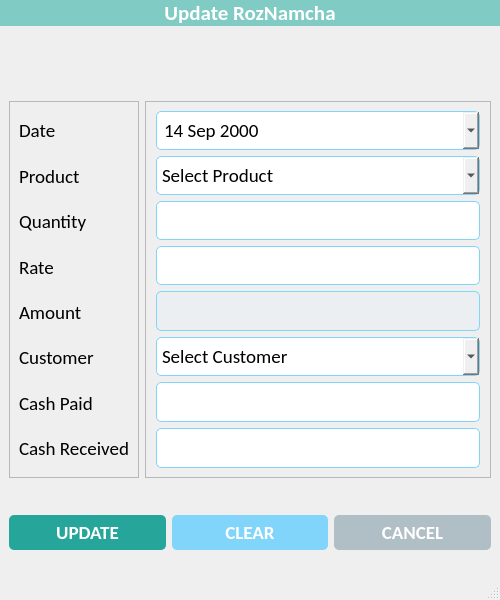
<?xml version="1.0" encoding="UTF-8"?>
<ui version="4.0">
 <class>UpdateRozNamchaWindow</class>
 <widget class="QMainWindow" name="UpdateRozNamchaWindow">
  <property name="geometry">
   <rect>
    <x>0</x>
    <y>0</y>
    <width>500</width>
    <height>600</height>
   </rect>
  </property>
  <property name="minimumSize">
   <size>
    <width>500</width>
    <height>600</height>
   </size>
  </property>
  <property name="maximumSize">
   <size>
    <width>500</width>
    <height>600</height>
   </size>
  </property>
  <property name="windowTitle">
   <string>Update Roz Namcha</string>
  </property>
  <property name="windowIcon">
   <iconset resource="resources.qrc">
    <normaloff>:/icons/assets/icons/logo.png</normaloff>:/icons/assets/icons/logo.png</iconset>
  </property>
  <property name="iconSize">
   <size>
    <width>32</width>
    <height>32</height>
   </size>
  </property>
  <widget class="QWidget" name="centralwidget">
   <property name="styleSheet">
    <string notr="true">#lbl_add_roz {
	background-color: #80cbc4;
	color: #fff;
}

#btn_update {
	background-color: #26a69a;
	border-radius: 5px;
	padding: 5px 0px;
	color: white;
}

#btn_clear {
	background-color: #81d4fa;
	border-radius: 5px;
	padding: 5px 0px;
	color: white;
}

#btn_cancel {
	background-color: #b0bec5;
	border-radius: 5px;
	padding: 5px 0px;
	color: white;
}

QLineEdit, QDateEdit, QComboBox {
	border-radius: 5px;
	padding: 5px 5px;
	border: 1px solid #81d4fa;
}

#txt_total_amount {
	background-color: #eceff1;
}</string>
   </property>
   <layout class="QVBoxLayout" name="verticalLayout_3">
    <property name="spacing">
     <number>0</number>
    </property>
    <property name="leftMargin">
     <number>0</number>
    </property>
    <property name="topMargin">
     <number>0</number>
    </property>
    <property name="rightMargin">
     <number>0</number>
    </property>
    <property name="bottomMargin">
     <number>0</number>
    </property>
    <item alignment="Qt::AlignTop">
     <widget class="QLabel" name="lbl_add_roz">
      <property name="font">
       <font>
        <family>Calibri</family>
        <pointsize>16</pointsize>
        <weight>75</weight>
        <bold>true</bold>
       </font>
      </property>
      <property name="text">
       <string>Update RozNamcha</string>
      </property>
      <property name="alignment">
       <set>Qt::AlignCenter</set>
      </property>
      <property name="margin">
       <number>10</number>
      </property>
     </widget>
    </item>
    <item>
     <widget class="QWidget" name="details_widget" native="true">
      <layout class="QHBoxLayout" name="horizontalLayout">
       <item>
        <widget class="QFrame" name="lbl_frame">
         <property name="frameShape">
          <enum>QFrame::StyledPanel</enum>
         </property>
         <property name="frameShadow">
          <enum>QFrame::Raised</enum>
         </property>
         <layout class="QVBoxLayout" name="verticalLayout">
          <item>
           <widget class="QLabel" name="lbl_date">
            <property name="font">
             <font>
              <family>Calibri</family>
              <pointsize>14</pointsize>
             </font>
            </property>
            <property name="text">
             <string>Date</string>
            </property>
           </widget>
          </item>
          <item>
           <widget class="QLabel" name="lbl_product">
            <property name="font">
             <font>
              <family>Calibri</family>
              <pointsize>14</pointsize>
             </font>
            </property>
            <property name="text">
             <string>Product</string>
            </property>
           </widget>
          </item>
          <item>
           <widget class="QLabel" name="lbl_quantity">
            <property name="font">
             <font>
              <family>Calibri</family>
              <pointsize>14</pointsize>
             </font>
            </property>
            <property name="text">
             <string>Quantity</string>
            </property>
           </widget>
          </item>
          <item>
           <widget class="QLabel" name="lbl_rate">
            <property name="font">
             <font>
              <family>Calibri</family>
              <pointsize>14</pointsize>
             </font>
            </property>
            <property name="text">
             <string>Rate</string>
            </property>
           </widget>
          </item>
          <item>
           <widget class="QLabel" name="lbl_amount">
            <property name="font">
             <font>
              <family>Calibri</family>
              <pointsize>14</pointsize>
             </font>
            </property>
            <property name="text">
             <string>Amount</string>
            </property>
           </widget>
          </item>
          <item>
           <widget class="QLabel" name="lbl_customer">
            <property name="font">
             <font>
              <family>Calibri</family>
              <pointsize>14</pointsize>
             </font>
            </property>
            <property name="text">
             <string>Customer</string>
            </property>
            <property name="alignment">
             <set>Qt::AlignLeading|Qt::AlignLeft|Qt::AlignVCenter</set>
            </property>
           </widget>
          </item>
          <item>
           <widget class="QLabel" name="lbl_cash_paid">
            <property name="font">
             <font>
              <family>Calibri</family>
              <pointsize>14</pointsize>
             </font>
            </property>
            <property name="text">
             <string>Cash Paid</string>
            </property>
           </widget>
          </item>
          <item>
           <widget class="QLabel" name="lbl_cash_received">
            <property name="font">
             <font>
              <family>Calibri</family>
              <pointsize>14</pointsize>
             </font>
            </property>
            <property name="text">
             <string>Cash Received</string>
            </property>
           </widget>
          </item>
         </layout>
        </widget>
       </item>
       <item>
        <widget class="QFrame" name="lbl_inputs">
         <property name="frameShape">
          <enum>QFrame::StyledPanel</enum>
         </property>
         <property name="frameShadow">
          <enum>QFrame::Raised</enum>
         </property>
         <layout class="QVBoxLayout" name="verticalLayout_2">
          <property name="leftMargin">
           <number>10</number>
          </property>
          <property name="rightMargin">
           <number>10</number>
          </property>
          <item>
           <widget class="QDateEdit" name="txt_date">
            <property name="minimumSize">
             <size>
              <width>0</width>
              <height>0</height>
             </size>
            </property>
            <property name="maximumSize">
             <size>
              <width>1000</width>
              <height>40</height>
             </size>
            </property>
            <property name="font">
             <font>
              <family>Calibri</family>
              <pointsize>14</pointsize>
             </font>
            </property>
            <property name="minimumDate">
             <date>
              <year>2000</year>
              <month>9</month>
              <day>14</day>
             </date>
            </property>
            <property name="currentSection">
             <enum>QDateTimeEdit::DaySection</enum>
            </property>
            <property name="calendarPopup">
             <bool>true</bool>
            </property>
            <property name="timeSpec">
             <enum>Qt::LocalTime</enum>
            </property>
           </widget>
          </item>
          <item>
           <widget class="QComboBox" name="select_product">
            <property name="minimumSize">
             <size>
              <width>0</width>
              <height>0</height>
             </size>
            </property>
            <property name="maximumSize">
             <size>
              <width>1000</width>
              <height>40</height>
             </size>
            </property>
            <property name="font">
             <font>
              <family>Calibri</family>
              <pointsize>14</pointsize>
             </font>
            </property>
            <item>
             <property name="text">
              <string>Select Product</string>
             </property>
            </item>
           </widget>
          </item>
          <item>
           <widget class="QLineEdit" name="txt_quantity">
            <property name="minimumSize">
             <size>
              <width>0</width>
              <height>0</height>
             </size>
            </property>
            <property name="maximumSize">
             <size>
              <width>1000</width>
              <height>40</height>
             </size>
            </property>
            <property name="font">
             <font>
              <family>Calibri</family>
              <pointsize>14</pointsize>
             </font>
            </property>
            <property name="alignment">
             <set>Qt::AlignRight|Qt::AlignTrailing|Qt::AlignVCenter</set>
            </property>
           </widget>
          </item>
          <item>
           <widget class="QLineEdit" name="txt_rate">
            <property name="minimumSize">
             <size>
              <width>0</width>
              <height>0</height>
             </size>
            </property>
            <property name="maximumSize">
             <size>
              <width>1000</width>
              <height>40</height>
             </size>
            </property>
            <property name="font">
             <font>
              <family>Calibri</family>
              <pointsize>14</pointsize>
             </font>
            </property>
            <property name="alignment">
             <set>Qt::AlignRight|Qt::AlignTrailing|Qt::AlignVCenter</set>
            </property>
           </widget>
          </item>
          <item>
           <widget class="QLineEdit" name="txt_total_amount">
            <property name="minimumSize">
             <size>
              <width>0</width>
              <height>40</height>
             </size>
            </property>
            <property name="alignment">
             <set>Qt::AlignRight|Qt::AlignTrailing|Qt::AlignVCenter</set>
            </property>
           </widget>
          </item>
          <item>
           <widget class="QComboBox" name="select_customer">
            <property name="minimumSize">
             <size>
              <width>0</width>
              <height>0</height>
             </size>
            </property>
            <property name="maximumSize">
             <size>
              <width>1000</width>
              <height>40</height>
             </size>
            </property>
            <property name="font">
             <font>
              <family>Calibri</family>
              <pointsize>14</pointsize>
             </font>
            </property>
            <item>
             <property name="text">
              <string>Select Customer</string>
             </property>
            </item>
           </widget>
          </item>
          <item>
           <widget class="QLineEdit" name="txt_cash_paid">
            <property name="minimumSize">
             <size>
              <width>0</width>
              <height>40</height>
             </size>
            </property>
            <property name="alignment">
             <set>Qt::AlignRight|Qt::AlignTrailing|Qt::AlignVCenter</set>
            </property>
           </widget>
          </item>
          <item>
           <widget class="QLineEdit" name="txt_cash_received">
            <property name="minimumSize">
             <size>
              <width>0</width>
              <height>40</height>
             </size>
            </property>
            <property name="alignment">
             <set>Qt::AlignRight|Qt::AlignTrailing|Qt::AlignVCenter</set>
            </property>
           </widget>
          </item>
         </layout>
        </widget>
       </item>
      </layout>
     </widget>
    </item>
    <item>
     <widget class="QWidget" name="bottom_widget" native="true">
      <layout class="QHBoxLayout" name="horizontalLayout_2">
       <item>
        <widget class="QPushButton" name="btn_update">
         <property name="font">
          <font>
           <family>Calibri</family>
           <pointsize>14</pointsize>
           <weight>75</weight>
           <bold>true</bold>
          </font>
         </property>
         <property name="cursor">
          <cursorShape>OpenHandCursor</cursorShape>
         </property>
         <property name="text">
          <string>UPDATE</string>
         </property>
         <property name="icon">
          <iconset resource="resources.qrc">
           <normaloff>:/icons/assets/icons/save.png</normaloff>:/icons/assets/icons/save.png</iconset>
         </property>
         <property name="iconSize">
          <size>
           <width>32</width>
           <height>32</height>
          </size>
         </property>
        </widget>
       </item>
       <item>
        <widget class="QPushButton" name="btn_clear">
         <property name="font">
          <font>
           <family>Calibri</family>
           <pointsize>14</pointsize>
           <weight>75</weight>
           <bold>true</bold>
          </font>
         </property>
         <property name="cursor">
          <cursorShape>OpenHandCursor</cursorShape>
         </property>
         <property name="text">
          <string>CLEAR</string>
         </property>
         <property name="icon">
          <iconset resource="resources.qrc">
           <normaloff>:/icons/assets/icons/clear.png</normaloff>:/icons/assets/icons/clear.png</iconset>
         </property>
         <property name="iconSize">
          <size>
           <width>32</width>
           <height>32</height>
          </size>
         </property>
        </widget>
       </item>
       <item>
        <widget class="QPushButton" name="btn_cancel">
         <property name="font">
          <font>
           <family>Calibri</family>
           <pointsize>14</pointsize>
           <weight>75</weight>
           <bold>true</bold>
          </font>
         </property>
         <property name="cursor">
          <cursorShape>OpenHandCursor</cursorShape>
         </property>
         <property name="text">
          <string>CANCEL</string>
         </property>
         <property name="icon">
          <iconset resource="resources.qrc">
           <normaloff>:/icons/assets/icons/close.png</normaloff>:/icons/assets/icons/close.png</iconset>
         </property>
         <property name="iconSize">
          <size>
           <width>32</width>
           <height>32</height>
          </size>
         </property>
        </widget>
       </item>
      </layout>
     </widget>
    </item>
   </layout>
  </widget>
  <widget class="QStatusBar" name="statusbar"/>
 </widget>
 <resources>
  <include location="resources.qrc"/>
 </resources>
 <connections/>
</ui>
